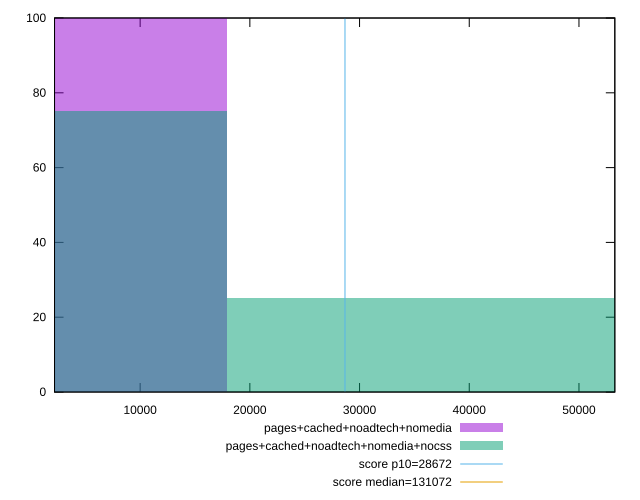

This chart was generated by the following gnuplot code:
reset

$pagesCachedNoadtechNomedia <<EOF
0 100
EOF

$pagesCachedNoadtechNomediaNocss <<EOF
0 75
35750.71122435914 25
EOF

set key outside below
set boxwidth 35750.71122435914
set xrange [2196:53269]
set yrange [0:100]
set trange [0:100]
set style fill transparent solid 0.5 noborder

set parametric
set terminal svg size 640, 500 enhanced background rgb 'white'
set output "report_00025_2021-02-22T21:38:55.199Z/uses-long-cache-ttl/comparison/histogram/3_vs_4.svg"

plot $pagesCachedNoadtechNomedia title "pages+cached+noadtech+nomedia" with boxes, \
     $pagesCachedNoadtechNomediaNocss title "pages+cached+noadtech+nomedia+nocss" with boxes, \
     28672,t title "score p10=28672", \
     131072,t title "score median=131072"

reset
